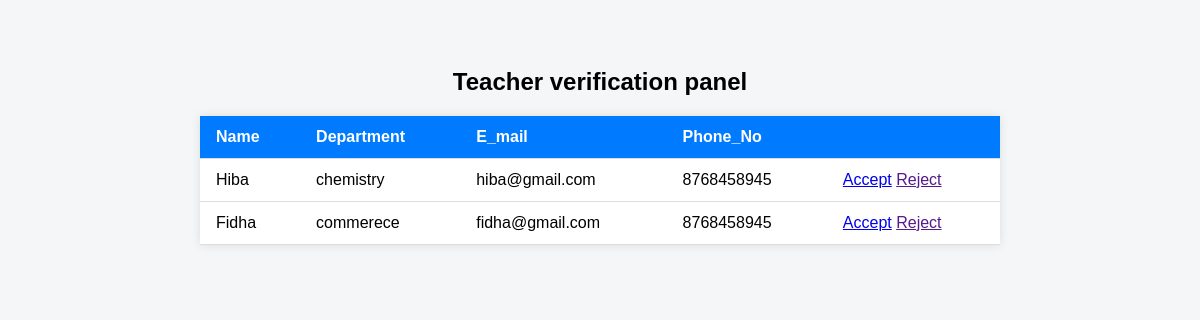
Screenshot of /teacher with the database file from the repository.
### mobilesilentapp/models.py (models this page shows)
class TeacherTable(models.Model):
    login_id =models.ForeignKey(LoginTable,on_delete=models.CASCADE,null=True,blank=True)
    username =models.CharField(max_length=30,null=True,blank=True)
    password =models.CharField(max_length=30,null=True,blank=True)
    name =models.CharField(max_length=30,null=True,blank=True)
    department =models.CharField(max_length=30,null=True,blank=True)
    email =models.CharField(max_length=30,null=True,blank=True)
    phone_no =models.BigIntegerField(null=True,blank=True)

### mobilesilentapp/views.py (the view)
# urls.py: path('teacher',TeacherView.as_view(),name="teacher"),
class TeacherView(View):
    def get(self, request):
        c = TeacherTable.objects.all()
        return render(request, 'administration/Teacher.html',{'c':c})

### templates/administration/Teacher.html (shortened to what this page needs)
<!DOCTYPE html>
<html lang="en">
<head>
</head>
<body>
    <h2 style="text-align:center;">Teacher verification panel</h2>
   <table>
    <thead>
      <tr>
        <th>Name</th>
        <th>Department</th>
        <th>E_mail</th>
        <th>Phone_No</th>
        <th></th>
      </tr>
    </thead>
    <tbody>
      {% for i in c %}
      <tr>
        <td>{{i.name}}</td>
        <td>{{i.department}}</td>
        <td>{{i.email}}</td>
        <td>{{i.phone_no}}</td>
        <td>
          <a href="/acceptteacher/{{i.id}}">Accept</a>
          <a href="">Reject</a>
        </td>
      </tr>
      </tbody>
      {% endfor %}
</body>
</html>

### templates/administration/Teacher.html (style rules this page uses)
body { font-family: Arial, sans-serif; background-color: #f4f6f8; padding: 40px; }
table { width: 100%; max-width: 800px; margin: 0 auto; border-collapse: collapse; background-color: #fff; box-shadow: 0 0 10px rgba(0,0,0,0.1); }
th, td { padding: 12px 16px; border-bottom: 1px solid #ddd; text-align: left; }
th { background-color: #007bff; color: white; }

### rows the page displays
TeacherTable: name "Hiba", department "chemistry", email "hiba@gmail.com", phone_no "8768458945"
TeacherTable: name "Fidha", department "commerece", email "fidha@gmail.com", phone_no "8768458945"
